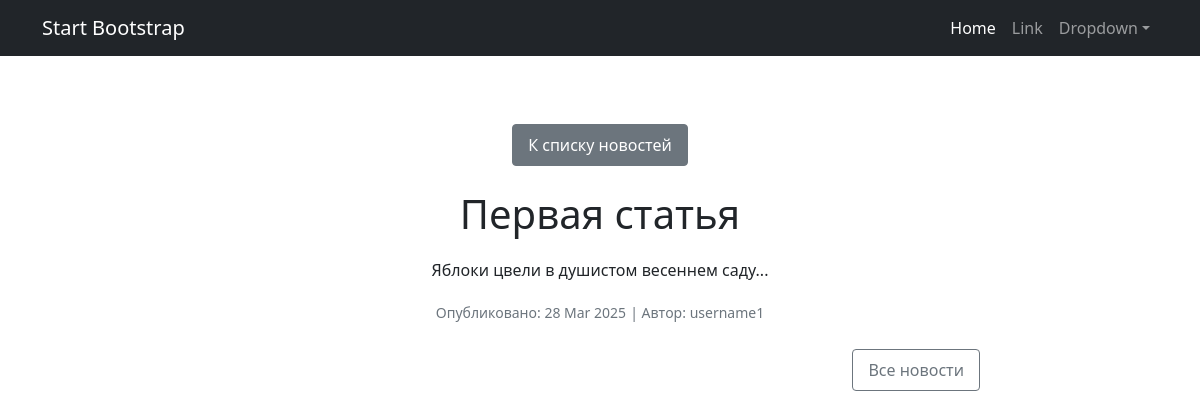
The page /news/1 on the database as committed earlier.
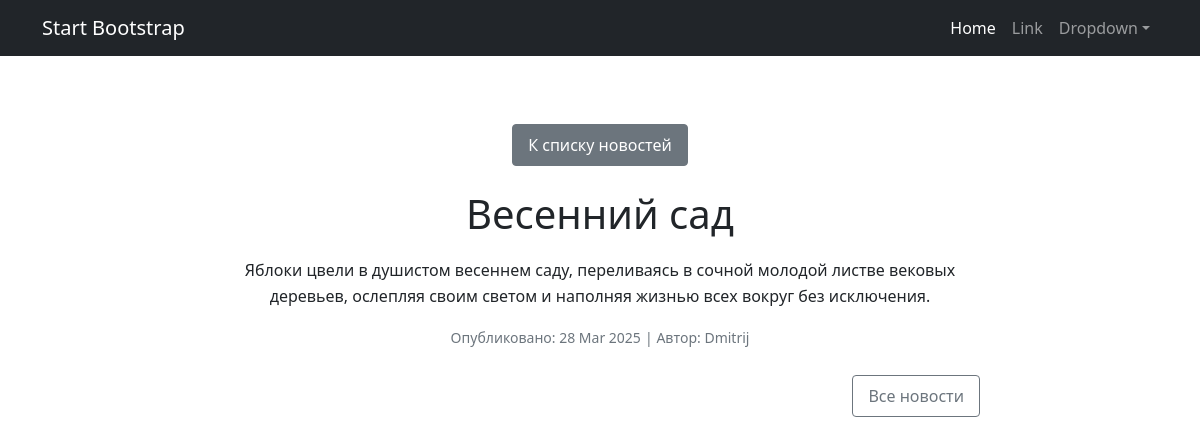
The same page on the database as committed later.
### info/models.py (models this page shows, shortened)
class Post(models.Model):
    ARTICLE = 'AR'
    NEWS = 'NW'
    TYPE_CHOICES = [
        (ARTICLE, 'Статья'),
        (NEWS, 'Новость'),
    ]
    author = models.ForeignKey(User, on_delete=models.CASCADE, related_name='posts')
    type = models.CharField(max_length=2, choices=TYPE_CHOICES, default=NEWS)
    created_at = models.DateTimeField(auto_now_add=True)
    categories = models.ManyToManyField('Category', through='PostCategory')
    title = models.CharField(max_length=255)
    content = models.TextField()
    rating = models.IntegerField(default=0)

### info/views.py (the view)
# urls.py: path('news/<int:news_id>', news_detail, name='news_detail'),
def news_detail(request, news_id):
    post = get_object_or_404(Post, pk=news_id)
    return render(request, 'news_detail.html', {'post': post})

### accounts/templatetags/auth_extras.py (called while the page is built)
@register.filter(name='in_group')
def in_group(user, group_name):
    return user.groups.filter(name=group_name).exists()

### info/templatetags/my_filters.py (called while the page is built)
@register.filter(name='censor')
def censor(value):
    for pattern in BAD_PATTERNS:
        regex_pattern = re.compile(pattern, re.IGNORECASE)  # Игнорирование регистра
        value = regex_pattern.sub(lambda x: '*' * len(x.group()), value)
    return value

### templates/news_detail.html (shortened to what this page needs)
{% extends 'default.html' %}
{% load my_filters %}
{% load auth_extras %}
{% block content %}
<div class="news-detail">
    <div class="mb-4">
        <a href="{% url 'news' %}" class="btn btn-secondary">
             К списку новостей
        </a>
    </div>
    <h1>{{ post.title|censor }}</h1>
    <div class="news-content">
        <p>{{ post.content|censor }}</p>
        <p class="news-meta">
            <small>Опубликовано: {{ post.created_at|date:"d M Y" }}</small>
            {% if post.author %}
            <small> | Автор: {{ post.author.username }}</small>
            {% endif %}
        </p>
    </div>
    <div class="d-flex justify-content-between mt-4">
        <a href="{% url 'news' %}" class="btn btn-outline-secondary">
             Все новости
        </a>
    </div>
</div>
{% endblock content %}

Rows that differ between the two databases and show on the page:
changed Post: title|censor "Первая статья" → "Весенний сад"; content|censor "Яблоки цвели в душистом весеннем саду..." → "Яблоки цвели в душистом весеннем саду, переливаясь в сочной молодой листве вековых деревьев, ослепляя своим светом и наполняя жизнью всех вокруг без исключения."; author.username "username1" → "Dmitrij"
